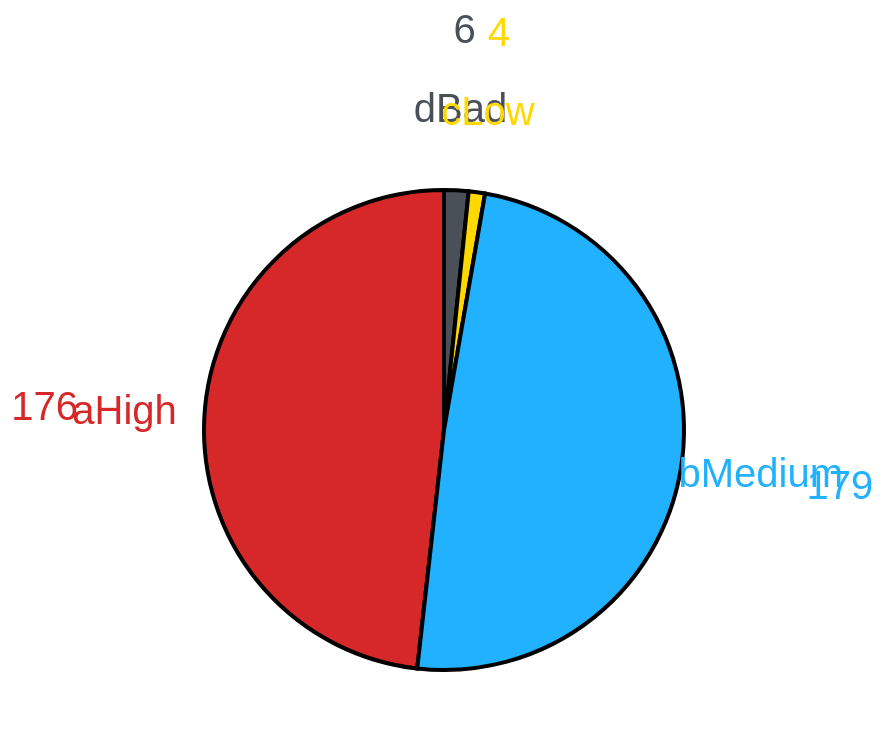

The notebook cell this image was saved under:
### Code cell
# Plot the pie chart illustrate the propotion of each quality group

source = pd.DataFrame(
    {"group": ['dBad', 'aHigh','cLow','bMedium',], "value": quality_count}
)

base = alt.Chart(source).encode(
    alt.Theta("value:Q").stack(True),
    alt.Color("group:N", scale=alt.Scale(domain=['aHigh', 'bMedium', 'cLow','dBad'], range=['#D62828','#21B1FF','#FFD800','#495057'])).legend(None)
)

pie = base.mark_arc(outerRadius=120, stroke="#000000", strokeWidth=2)
text1 = base.mark_text(radius=160, size=20).encode(text="group:N")
text2 = base.mark_text(radius=200, size=20).encode(text="value:Q")

pie + text1 + text2

### Figure 1 — Vega-Lite specification as saved in the notebook (floating-point values rounded to 4 significant figures)
{"config": {"title": {"font": "Times New Roman"}, "axis": {"labelFont": "Times New Roman", "titleFont": "Times New Roman"}, "header": {"labelFont": "Times New Roman", "titleFont": "Times New Roman"}, "legend": {"labelFont": "Times New Roman", "titleFont": "Times New Roman"}}, "layer": [{"mark": {"type": "arc", "outerRadius": 120, "stroke": "#000000", "strokeWidth": 2}, "encoding": {"color": {"field": "group", "legend": null, "scale": {"domain": ["aHigh", "bMedium", "cLow", "dBad"], "range": ["#D62828", "#21B1FF", "#FFD800", "#495057"]}, "type": "nominal"}, "theta": {"field": "value", "stack": true, "type": "quantitative"}}}, {"mark": {"type": "text", "radius": 160, "size": 20}, "encoding": {"color": {"field": "group", "legend": null, "scale": {"domain": ["aHigh", "bMedium", "cLow", "dBad"], "range": ["#D62828", "#21B1FF", "#FFD800", "#495057"]}, "type": "nominal"}, "text": {"field": "group", "type": "nominal"}, "theta": {"field": "value", "stack": true, "type": "quantitative"}}}, {"mark": {"type": "text", "radius": 200, "size": 20}, "encoding": {"color": {"field": "group", "legend": null, "scale": {"domain": ["aHigh", "bMedium", "cLow", "dBad"], "range": ["#D62828", "#21B1FF", "#FFD800", "#495057"]}, "type": "nominal"}, "text": {"field": "value", "type": "quantitative"}, "theta": {"field": "value", "stack": true, "type": "quantitative"}}}], "data": {"name": "data-fab4239fe7eedace5e328eef32fe9efc"}, "$schema": "https://vega.github.io/schema/vega-lite/v5.17.0.json", "datasets": {"data-fab4239fe7eedace5e328eef32fe9efc": [{"group": "dBad", "value": 6}, {"group": "aHigh", "value": 176}, {"group": "cLow", "value": 4}, {"group": "bMedium", "value": 179}]}}
